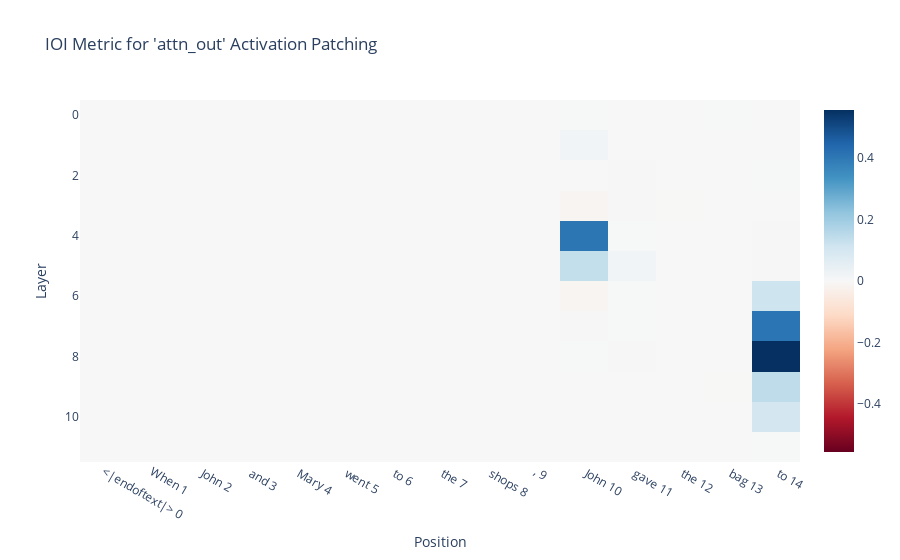

Notebook code cell kept with this figure:
### Markdown cell above
Oddly, attention only seems to matter on the final token, and only for layers 7, 8, and 9. In GPT-2, attention layers mattered on the S2 token, but here we do not see that that is the case.

Swapping in the clean activations for Attention 7 and 8 makes a positive difference in recovering performance, but layer 9 makes a negative difference. With the exception of layer 7, this follows what we saw earlier with the name mover heads.

### Code cell
resid_pre_act_patch_results = patching.get_act_patch_attn_out(
    model, 
    corrupted_tokens, 
    clean_cache, 
    ioi_metric)

imshow(resid_pre_act_patch_results, 
       yaxis="Layer", 
       xaxis="Position", 
       x=[f"{tok} {i}" for i, tok in enumerate(model.to_str_tokens(clean_tokens[0]))],
       title="IOI Metric for 'attn_out' Activation Patching")

### Figure 1 — Plotly figure (JSON) as saved in the notebook; plotly's stock layout.template omitted (floating-point values rounded to 4 significant figures; data arrays with more than 128 entries replaced by an {"elided": "..."} marker saying what was removed)
{"data": [{"coloraxis": "coloraxis", "hovertemplate": "x: %{x}<br>y: %{y}<br>color: %{z}<extra></extra>", "name": "0", "type": "heatmap", "x": ["<|endoftext|> 0", "When 1", " John 2", " and 3", " Mary 4", " went 5", " to 6", " the 7", " shops 8", ", 9", " John 10", " gave 11", " the 12", " bag 13", " to 14"], "xaxis": "x", "yaxis": "y", "z": {"elided": "12x15 float values"}}], "layout": {"coloraxis": {"cmid": 0, "colorscale": [[0, "rgb(103,0,31)"], [0.1, "rgb(178,24,43)"], [0.2, "rgb(214,96,77)"], [0.3, "rgb(244,165,130)"], [0.4, "rgb(253,219,199)"], [0.5, "rgb(247,247,247)"], [0.6, "rgb(209,229,240)"], [0.7, "rgb(146,197,222)"], [0.8, "rgb(67,147,195)"], [0.9, "rgb(33,102,172)"], [1, "rgb(5,48,97)"]]}, "title": {"text": "IOI Metric for 'attn_out' Activation Patching"}, "xaxis": {"anchor": "y", "domain": [0, 1], "title": {"text": "Position"}}, "yaxis": {"anchor": "x", "autorange": "reversed", "domain": [0, 1], "title": {"text": "Layer"}}}}
